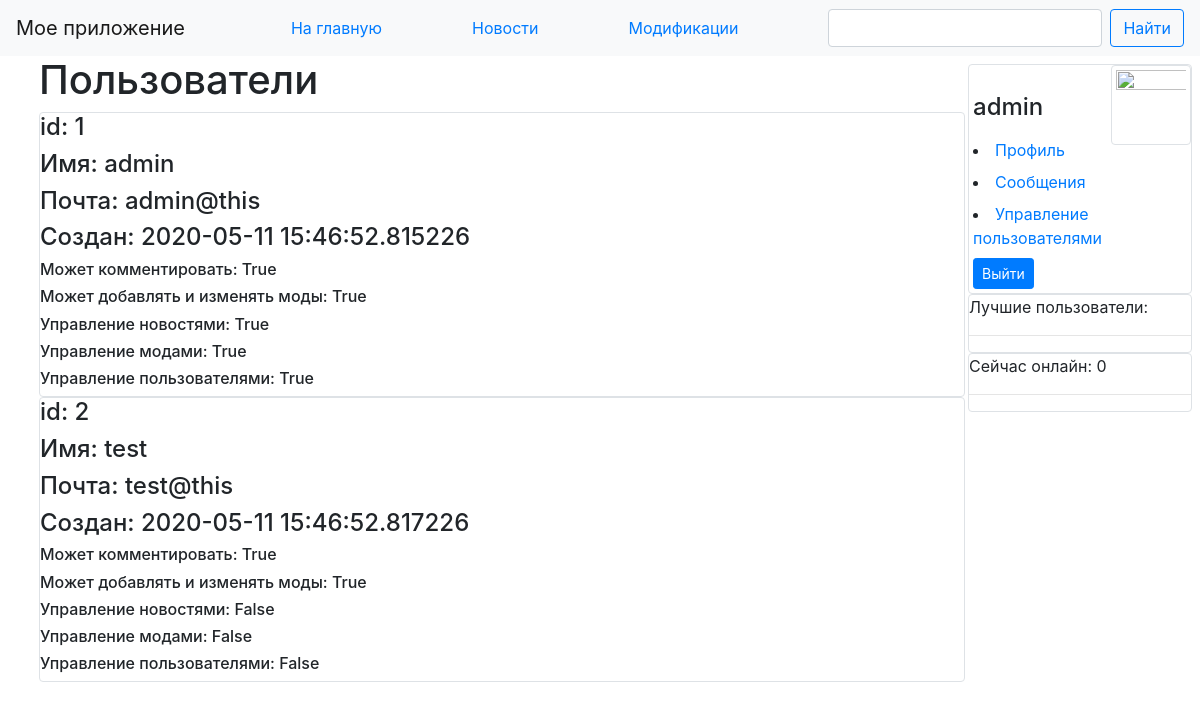
The app's page /users (signed in) with its own data.
### data/users.py (models this page shows, shortened)
class User(SqlAlchemyBase, UserMixin, SerializerMixin):
    __tablename__ = 'User'
    id = sqlalchemy.Column(sqlalchemy.Integer,
                           primary_key=True, autoincrement=True)
    name = sqlalchemy.Column(sqlalchemy.String, unique=True, nullable=True)
    email = sqlalchemy.Column(sqlalchemy.String,
                              unique=True, nullable=True)
    can_control_news = sqlalchemy.Column(sqlalchemy.Boolean, default=False)
    can_control_mods = sqlalchemy.Column(sqlalchemy.Boolean, default=False)
    can_control_users = sqlalchemy.Column(sqlalchemy.Boolean, default=False)
    can_control_comments = sqlalchemy.Column(sqlalchemy.Boolean, default=False)
    can_make_mods = sqlalchemy.Column(sqlalchemy.Boolean, default=True)
    can_comment = sqlalchemy.Column(sqlalchemy.Boolean, default=True)
    hashed_password = sqlalchemy.Column(sqlalchemy.String, nullable=True)
    api_key = sqlalchemy.Column(sqlalchemy.String, unique=True, nullable=False)
    profile_image = sqlalchemy.Column(sqlalchemy.String, default='\\tmp\\profile_image_default.png')
    verified = sqlalchemy.Column(sqlalchemy.Boolean, default=False)
    update_date = sqlalchemy.Column(sqlalchemy.DateTime, default=datetime.datetime.now)
    created_date = sqlalchemy.Column(sqlalchemy.DateTime, default=datetime.datetime.now)
    rated_mods = orm.relation('ModRating', lazy='dynamic')
    rated_comments = orm.relation('CommentRating', lazy='dynamic')
    posted_news = orm.relation('News', lazy='dynamic')
    posted_mods = orm.relation('Mod', lazy='dynamic')
    posted_comments = orm.relation('Comment', lazy='dynamic')
    viewed = orm.relationship("Mod", secondary="ViewerAssociation", backref=orm.backref("viewed"), lazy='dynamic')

### main.py (the view)
@app.route('/users')
@login_required
def users():
    if not load_user(current_user.id).can_control_users:
        abort(403)
    session = db_session.create_session()
    users = session.query(User).order_by(User.email)
    session.close()
    return render_template("users.html", users=users)

### data/db_session.py (called while the page is built)
def create_session() -> Session:
    global __factory
    return __factory()

### main.py (called while the page is built)
@login_manager.user_loader
def load_user(user_id):
    session = db_session.create_session()
    return session.query(User).get(user_id)

### templates/users.html
{% extends "base.html" %}
{% block content %}
<div style="display:flex; flex-direction: row; align-items: center">
    <h1>Пользователи</h1>
</div>
{% for item in users%}
<div class="col-md6 border rounded">
    <div>
        <h4>id: {{item.id}}</h4>
        <h4>Имя: {{item.name}}</h4>
        <h4>Почта: {{item.email}}</h4>
        <h4>Создан: {{item.created_date}}</h4>
    </div>
    <div>
        <h6>Может комментировать: {{item.can_comment}}</h6>
        <h6>Может добавлять и изменять моды: {{item.can_make_mods}}</h6>
    </div>
    <div>
        <h6>Управление новостями: {{item.can_control_news}}</h6>
        <h6>Управление модами: {{item.can_control_mods}}</h6>
        <h6>Управление пользователями: {{item.can_control_users}}</h6>
    </div>
</div>
{% endfor %}
{% endblock %}

### templates/base.html (shortened to what this page needs)
<!doctype html>
<html lang="en">
<head>
    <link rel="stylesheet" href="https://stackpath.bootstrapcdn.com/bootstrap/4.2.1/css/bootstrap.min.css">
    <link rel="stylesheet" media="all" type="text/css" href=" {{ url_for('static', filename='css/sidebar.css')}}">
    <link rel="stylesheet" media="all" type="text/css" href=" {{ url_for('static', filename='css/word_break.css')}}">
</head>
<body>
<header>
    <nav class="navbar navbar-light bg-light">
        <a class="navbar-brand" href="/">Мое приложение</a>
          <div class="nav-item active">
            <a href="/"> На главную</a>
          </div>
          <div class="nav-item">
            <a href="/news">Новости</a>
          </div>
          <div class="nav-item">
            <a href="/mod">Модификации</a>
          </div>
        <form class="form-inline" action="/search" method="post">
            <input class="form-control mr-sm-2" type="search" id="search" name="search" placeholder="" aria-label="">
            <button class="btn btn-outline-primary my-2 my-sm-0" type="submit">Найти</button>
        </form>
    </nav>
</header>
{% include 'sidebar/sidebar_main.html' %}
<main role="main" class="container-fluid" id="main_content">
    {% block content %}{% endblock %}
</main>
</body>
</html>

### templates/sidebar/sidebar_main.html (shortened to what this page needs)
<div class="sidenav p-2">
    {% if current_user.is_authenticated %}
        {% include 'sidebar/user_panel.html' %}
    {% else %}
        {% include 'sidebar/login_form.html' %}
    {% endif %}
    <div class="flex-col-md6 border rounded" id="BestTable">
        <div class="text-justify">Лучшие пользователи:</div>
        <hr>
    </div>
    <div class="flex-col-md6 border rounded" id="OnlineTable">
        <div class="text-justify">Сейчас онлайн: <font id="OnlineCount">0</font></div>
        <hr>
    </div>
</div>

### templates/sidebar/user_panel.html
<div class="flex-col-md6 border rounded">
        <div>
             <img class="img-fluid img-thumbnail" src="{{current_user.profile_image}}" align="right" width="80" height="80">
            <br>
            <div class="p-1"><h4>{{ current_user.name }}</h4></div>
                <div class="p-1">
                    <li><a href="/profile/{{current_user.name}}">Профиль</a></li>
                </div>
                <div class="p-1">
                    <li><a href="/messages">Сообщения</a></li>
                </div>
                {% if current_user.can_control_users %}
                <div class="p-1">
                    <li><a href="/users">Управление пользователями</a></li>
                </div>
                {% endif %}
                <div class="p-1">
                    <a class="btn btn-primary btn-sm" href="/logout">Выйти</a>
                </div>
        </div>
</div>

### static/css/sidebar.css (style rules this page uses)
.sidenav { width: 20%; position: absolute; z-index: 1; top: 1; right: 0%; overflow-x: hidden; padding-top: 20px; max-width: 280px; min-width: 220px; }
#main_content { position: absolute; left: 2%; width: calc(98% - max(min(18%, 280px), 220px)); }

### records on screen
User: name "admin", id "1", email "admin@this", created_date "2020-05-11 15:46:52.815226", can_comment "True", can_make_mods "True", can_control_news "True", can_control_mods "True", can_control_users "True"
User: id "2", name "test", email "test@this", created_date "2020-05-11 15:46:52.817226", can_comment "True", can_make_mods "True", can_control_news "False", can_control_mods "False", can_control_users "False"
